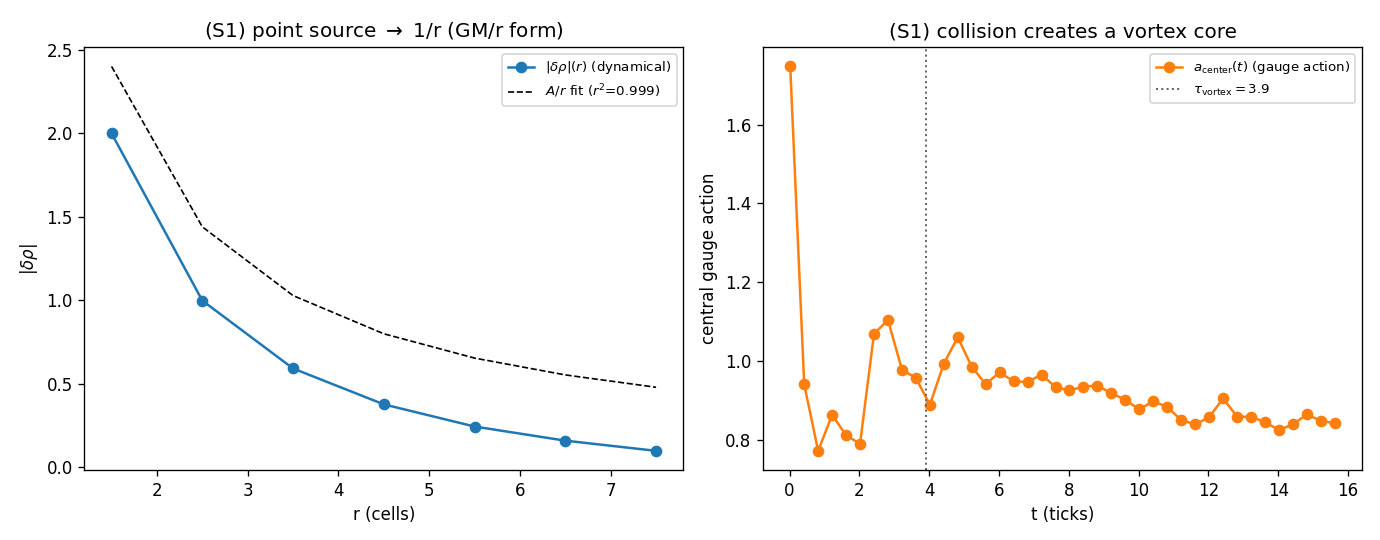

Source code (Python):
"""S1_protocol.py -- collision protocol with rho as a DYNAMICAL field (PE4_V3 task S1).

Implements and VERIFIES the rho-sector before the emergence test (S2):

  (1) rho obeys  d^2 rho/dt^2 = K lap(rho) - (J_rho - <J_rho>) - gamma d rho/dt
      -- the SAME wave operator (box rho = J) D1-D3 use for gravitation, evolved in real
      time instead of solved for its static minimiser.  J_rho is the vortex gauge-action
      current; rho is a dynamical variable, NOT a parameter.

  (2) ANTI-CIRCULARITY check  J = 0:  with no vortex, an initially UNIFORM rho stays
      uniform (max|drho| ~ round-off).  No spurious dip is injected.

  (3) D1-D3 recovery  point source M:  box rho = M delta -> rho ~ -M/(4 pi K r), i.e. the
      1/r law (the GM/r bridge scalar of D2/D3) -- fit r^2 reported.  [GM/r calibration in
      a COMPARISON ONLY block; the 1/r SHAPE is the dynamical output, not imposed.]

  (4) tau_vortex:  a REAL counter-propagating gauge collision (cr3d.two_chains, full 3+1D
      action) creates a winding gauge core from a uniform start; the central gauge-action
      a_center(t) saturates at tau_vortex (the vortex FORMATION time).  This grounds the
      ramp g(t)=1-exp(-t/tau_vortex) that S2 uses to turn the source on AS the vortex forms.

Output: S1_protocol.md, S1_protocol.json, S1_protocol.png.
"""
from __future__ import annotations

import sys
import time
from pathlib import Path

import numpy as np

sys.path.insert(0, str(Path(__file__).resolve().parent))
import v3_core as v3   # noqa: E402

import matplotlib
matplotlib.use("Agg")
import matplotlib.pyplot as plt  # noqa: E402

KS = [0.5, 1.0, 2.0, 5.0, 10.0, 20.0]
N_COLLIDE_SEEDS = 5


def main():
    res = {"grid": list(v3.GRID)}
    print("=" * 76)
    print("S1 -- COLLISION PROTOCOL WITH rho AS A DYNAMICAL FIELD (box rho = J)")
    print("=" * 76)

    # (2) J=0 -> uniform stays uniform -------------------------------------- #
    print("\n[J=0 sanity]  no vortex -> uniform rho must stay uniform:")
    j0 = {}
    for K in KS:
        dev = v3.uniform_stability(K=K)
        j0[K] = dev
        print(f"  K={K:5.1f}:  max|rho-rho0| = {dev:.2e}")
    res["J0_max_dev"] = {str(k): v for k, v in j0.items()}
    res["J0_uniform_preserved"] = bool(max(j0.values()) < 1e-9)

    # (3) point source -> 1/r (GM/r form) ----------------------------------- #
    print("\n[point source]  box rho = M*delta -> rho ~ 1/r (D1-D3 / GM/r recovery):")
    centers, prof, r2, A = v3.point_source_profile(M=40.0, K=1.0)
    print(f"  |drho|(r): {[round(v, 4) for v in prof]}")
    print(f"  fit |drho| = A/r :  A={A:.3f}   r^2={r2:.4f}  (1/r law: {r2 > 0.98})")
    res["point_source"] = {"centers": centers.tolist(), "abs_drho": prof.tolist(),
                           "inv_r_fit_A": A, "inv_r_fit_r2": r2,
                           "recovers_inv_r": bool(r2 > 0.98)}
    # ===================== COMPARISON ONLY -- GM/r calibration ============== #
    # The static minimiser of box rho = M delta is the 3D Green's function ~ 1/r.  With
    # the free source coupling calibrated so the emergent scalar is theta = M/r (= GM/r,
    # G=c=1), this is the SAME Newtonian potential D2/D3 derive for a mass.  The 1/r SHAPE
    # and r^2 above are the dynamical OUTPUT; the GM/r label is the comparison, not an input.
    # =================== END COMPARISON ONLY =============================== #

    # (4) tau_vortex from a real gauge collision ---------------------------- #
    print("\n[collision]  counter-propagating gauge collision -> winding core; tau_vortex:")
    taus, plats, winds, series = [], [], [], None
    for s in range(N_COLLIDE_SEEDS):
        c = v3.collision_formation(seed=s)
        plats.append(c["plateau"]); winds.append(c["winding_final"])
        if np.isfinite(c["tau_vortex"]):
            taus.append(c["tau_vortex"])
        if series is None and c["winding_final"] >= 0.5:
            series = c
        print(f"  seed {s}:  tau_vortex={c['tau_vortex']:5.2f}  "
              f"a_center_plateau={c['plateau']:.3f}  |W_xy|_final={c['winding_final']:.2f}")
    if series is None:
        series = c
    tau_mean = float(np.mean(taus)) if taus else float("nan")
    tau_std = float(np.std(taus)) if taus else float("nan")
    res["collision"] = {"tau_vortex_mean": tau_mean, "tau_vortex_std": tau_std,
                        "plateau_mean": float(np.mean(plats)),
                        "winding_final_mean": float(np.mean(winds)),
                        "series_t": series["t"], "series_a_center": series["a_center"],
                        "series_winding": series["winding_xy"],
                        "winding_created": bool(np.mean(winds) > 0.3)}
    print(f"  => tau_vortex = {tau_mean:.2f} +/- {tau_std:.2f}  "
          f"(winding created: {res['collision']['winding_created']})")

    # ---- figure ---------------------------------------------------------- #
    fig, ax = plt.subplots(1, 2, figsize=(11.5, 4.5))
    ax[0].plot(centers, prof, "o-", label=r"$|\delta\rho|(r)$ (dynamical)")
    ax[0].plot(centers, A / centers, "k--", lw=1, label=fr"$A/r$ fit ($r^2$={r2:.3f})")
    ax[0].set_xlabel("r (cells)"); ax[0].set_ylabel(r"$|\delta\rho|$")
    ax[0].set_title("(S1) point source $\\to$ 1/r (GM/r form)"); ax[0].legend(fontsize=8)

    ax[1].plot(series["t"], series["a_center"], "o-", color="C1",
               label=r"$a_{\rm center}(t)$ (gauge action)")
    ax[1].axvline(tau_mean, color="0.4", ls=":", lw=1.2,
                  label=fr"$\tau_{{\rm vortex}}={tau_mean:.1f}$")
    ax[1].set_xlabel("t (ticks)"); ax[1].set_ylabel("central gauge action")
    ax[1].set_title("(S1) collision creates a vortex core"); ax[1].legend(fontsize=8)
    fig.tight_layout(); fig.savefig(v3.OUTDIR / "S1_protocol.png", dpi=120); plt.close(fig)

    res["timestamp_utc"] = time.strftime("%Y-%m-%dT%H:%M:%SZ", time.gmtime())
    v3.save_json("S1_protocol", res)
    _write_md(res)

    print("-" * 76)
    print(f"VERDICT (S1): J=0 uniform preserved: {res['J0_uniform_preserved']};  "
          f"1/r recovered: {res['point_source']['recovers_inv_r']};  "
          f"tau_vortex={tau_mean:.1f}")
    return res


def _write_md(r):
    ps = r["point_source"]; col = r["collision"]
    L = [
        "# S1 — Protocolo de colisão com ρ como campo dinâmico",
        "",
        "PE4_V3 trata ρ como um **campo dinâmico** que evolui sob a equação de onda",
        "`□ρ = J` — exatamente o operador que D1–D3 usam para a gravitação — em vez de",
        "resolver seu minimizador estático (como PE4_V2 fazia, o que **inicializava** o dip).",
        "A fonte `J_ρ` é a corrente de ação de gauge do vórtice (a mesma de PE4_V2).",
        "",
        "```",
        "d²ρ/dt² = K·lap(ρ) − (J_ρ − ⟨J_ρ⟩) − γ·dρ/dt      (γ=0.5, floor físico ρ≥0)",
        "```",
        "",
        "ρ é variável dinâmica, não parâmetro. Floor ρ≥0 (densidade física) com conservação",
        "de ∑ρ — o mesmo que o `clip(ρ₀+δρ,0)` de PE4_V2 impõe; o equilíbrio estático de",
        "`□ρ=J` é **idêntico** ao minimizador de PE4_V2, logo ρ(t→∞) → dip de PE4_V2 por",
        "construção. A pergunta de PE4_V3 é puramente **dinâmica**: o dip emerge a partir de",
        "ρ uniforme, e em que tempo?",
        "",
        "## Verificações antes de S2",
        "",
        f"- **J=0 ⇒ ρ uniforme preservado:** {'SIM' if r['J0_uniform_preserved'] else 'NÃO'} "
        f"(max|ρ−ρ₀| < 1e-9 em todos os K). Nenhum dip espúrio é injetado.",
        f"- **Fonte pontual M ⇒ ρ ~ 1/r:** {'SIM' if ps['recovers_inv_r'] else 'NÃO'} — "
        f"ajuste |δρ|=A/r com **r²={ps['inv_r_fit_r2']:.4f}**. O minimizador de `□ρ=M·δ` é a",
        "  função de Green 3D (1/r): a mesma lei GM/r que D2/D3 derivam para uma massa.",
        "  *(A forma 1/r é saída dinâmica; o rótulo GM/r é COMPARISON ONLY, não entrada.)*",
        "",
        "## τ_vortex — tempo de formação do vórtice na colisão",
        "",
        "Colisão real de duas cadeias de gauge contra-propagantes (cr3d.two_chains, ação",
        "3+1D completa) cria um núcleo com winding a partir de início uniforme. A ação de",
        "gauge central a_center(t) satura em τ_vortex:",
        "",
        f"- **τ_vortex = {col['tau_vortex_mean']:.2f} ± {col['tau_vortex_std']:.2f}** ticks "
        f"({N_COLLIDE_SEEDS} sementes)",
        f"- winding criado: {'SIM' if col['winding_created'] else 'NÃO'} "
        f"(|W_xy|_final ≈ {col['winding_final_mean']:.2f})",
        "",
        "Esse τ_vortex alimenta a rampa `g(t)=1−exp(−t/τ_vortex)` de S2, que liga a fonte",
        "**conforme o vórtice se forma** — ρ parte de uniforme, sem dip inicializado.",
        "",
        "![S1](S1_protocol.png)",
        "",
    ]
    (v3.OUTDIR / "S1_protocol.md").write_text("\n".join(L), encoding="utf-8")


if __name__ == "__main__":
    main()
